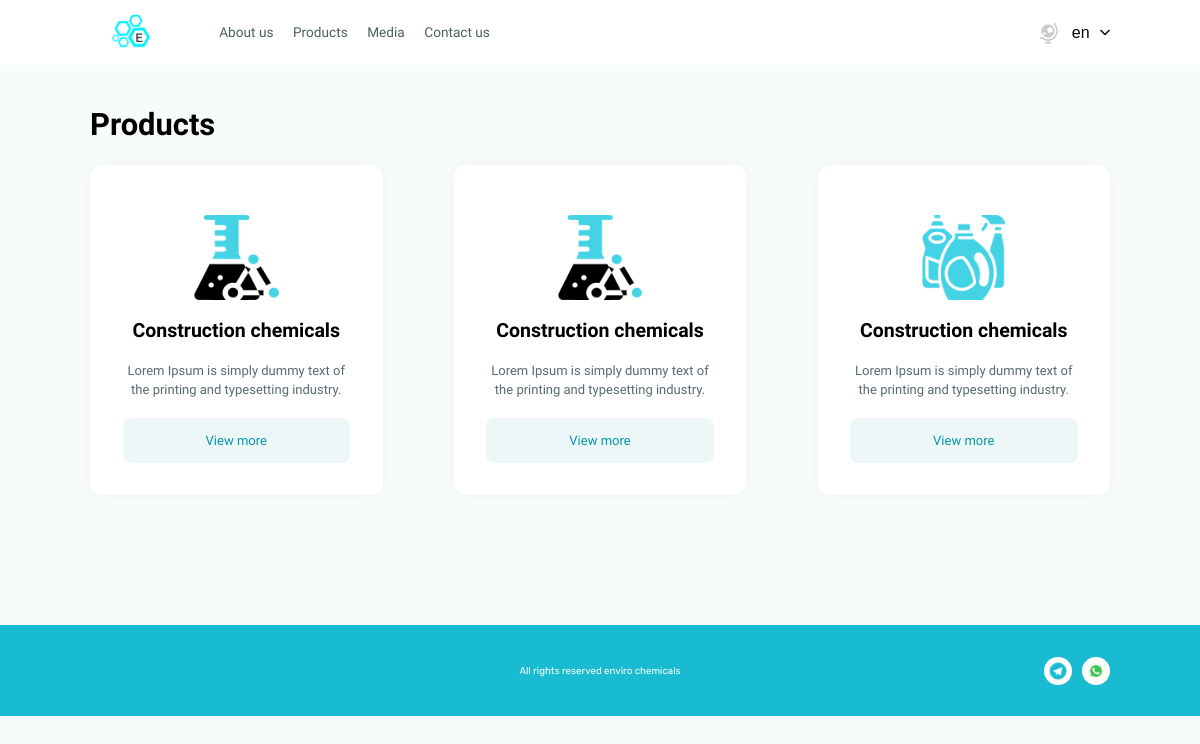
/en/product/, run on the app's committed database.
### main/models.py (models this page shows, shortened)
class Products(models.Model):
    title = models.CharField(max_length=200)
    body = models.CharField(max_length=200)
    icon = models.ImageField()
    class Meta:
        verbose_name = 'Product Group'
        verbose_name_plural = 'Product Groups'

### main/views.py (the view)
# urls.py: path('product/', product, name="product"),
def product(request):
    products = Products.objects.all()
    return render(request, 'main/Assets/products.html', {'products': products})

### main/templates/main/Assets/products.html (shortened to what this page needs)
{% extends 'main/base.html' %}
{% load i18n %}
{% load static %}
{% block content %}
<section>
    <div class="products flex justify_center align_center" id="products">
        <div class="container">
            <h1 class="pro_title text_align mt_40">{% trans 'Products' %}</h1>
        </div>
        <div class="products_contents flex justify_center">
            <div class="container justify_between align_center">
               {% for p in products %}
            <div class="pro_con">
              <img src="{{p.icon.url}}" alt="Products" />
              <h1>{{p.title}}</h1>
              <p>
                {{p.body}}
              </p>
                <a class="btn_light" href="{% url 'building' p.id %}">{% trans 'View more' %}</a>
            </div>
            {% endfor %}
            </div>
        </div>
    </div>
</section>
{% endblock %}

### main/static/main/CSS/style.css (style rules this page uses)
* { margin: 0; padding: 0; box-sizing: border-box; }
html { scroll-behavior: smooth; }
body { font-family: "Heebo", sans-serif; background: #f8fbfc; width: 100%; }
.container { display: flex; width: 80%; }
.flex { display: flex; }
.justify_center { justify-content: center; }
.justify_between { justify-content: space-between; }
.align_center { align-items: center; }
.text_align { text-align: left; }
.mt_40 { margin-top: 40px; }
.products { flex-direction: column; width: 100%; padding-bottom: 10rem; }
.pro_title { text-align: center; font-family: "Heebo"; font-style: normal; font-weight: 700; font-size: 2.375rem; line-height: 130%; color: #000; margin-bottom: 1.5rem; }
.products_contents { width: 100%; }
.pro_con { display: flex; justify-content: space-between; align-items: center; flex-direction: column; width: 24.1875rem; height: 25.4375rem; background: #ffffff; box-shadow: 0px 0px 18px rgba(0, 0, 0, 0.04); border-radius: 12px; padding: 3.875rem 2.5rem 2.5rem 2.5rem; }
.pro_con img { width: 6.625rem; height: 6.625rem; }
.pro_con h1 { font-family: "Heebo"; font-style: normal; font-weight: 700; font-size: 1.5rem; line-height: 130%; }
.pro_con p { font-family: "Heebo"; font-style: normal; font-weight: 400; font-size: 1rem; line-height: 150%; text-align: center; color: #576b70; }
.btn_light { display: flex; justify-content: center; align-items: center; width: 100%; height: 45px; background: #edf7f8; border-radius: 8px; color: #0696ac; border: none; font-family: "Heebo"; font-style: normal; font-weight: 500; font-size: 1rem; line-height: 150%; transition: 0.5s ease; cursor: pointer; text-decoration: none; }
@media (max-width: 1440px) { html { font-size: 13px; } }
@media (max-width: 1440px) { .container { width: 85%; } }
@media (max-width: 1440px) { .pro_con { width: 22.5rem; } }
@media (max-width: 1440px) { .pro_con img { width: 6.5rem; height: 6.5rem; } }

### data on the page
Products: icon (picture), title "Construction chemicals", body "Lorem Ipsum is simply dummy text of the printing and typesetting industry."
Products: icon (picture), title "Construction chemicals", body "Lorem Ipsum is simply dummy text of the printing and typesetting industry."
Products: icon (picture), title "Construction chemicals", body "Lorem Ipsum is simply dummy text of the printing and typesetting industry."

### other printed values
{{ LANGUAGE_CODE }} "en"
